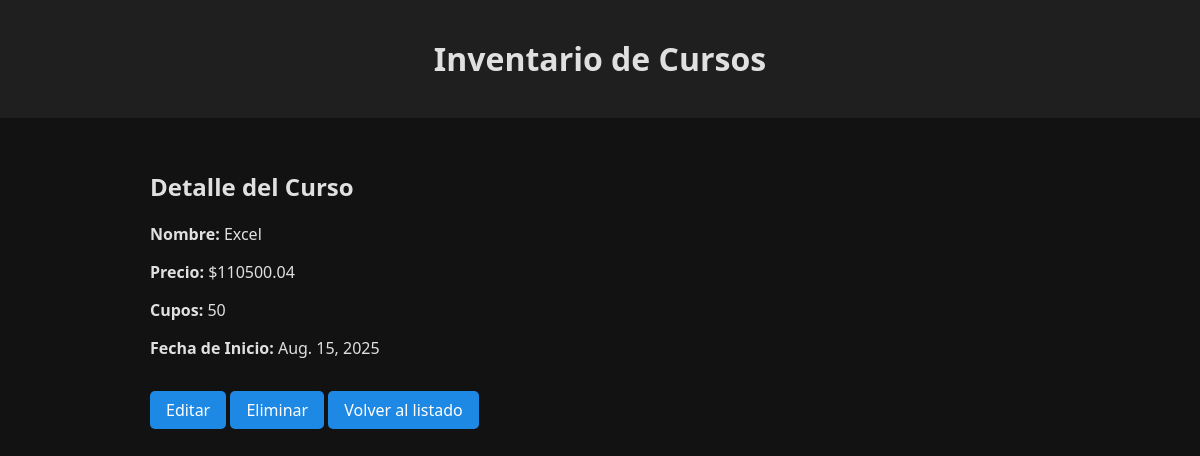
Screenshot of /items/6 with the database file from the repository.
### inventario/models.py (models this page shows, shortened)
class Curso(models.Model):
    nombre = models.CharField(max_length=50)
    cupos = models.IntegerField()
    precio = models.DecimalField(max_digits=11, decimal_places=2)
    fecha_inicio = models.DateField()

### inventario/views.py (the view)
# urls.py: path('items/<int:pk>', views.cursoDetalle, name='curso_detalle'),
def cursoDetalle(request, pk):
    curso = get_object_or_404(Curso, pk=pk)
    return render(request, 'cursos/detalle.html', {'curso': curso})

### inventario/templates/cursos/detalle.html
{% extends "base.html" %}
{% block content %}
<h2>Detalle del Curso</h2>
<p><strong>Nombre:</strong> {{ curso.nombre }}</p>
<p><strong>Precio:</strong> ${{ curso.precio }}</p>
<p><strong>Cupos:</strong> {{ curso.cupos }}</p>
<p><strong>Fecha de Inicio:</strong> {{ curso.fecha_inicio }}</p>
<a class="btn" href="{% url 'curso_editar' curso.pk %}">Editar</a>
<a class="btn" href="{% url 'curso_eliminar' curso.pk %}">Eliminar</a>
<a class="btn" href="{% url 'curso_listado' %}">Volver al listado</a>
{% endblock %}

### inventario/templates/base.html (style rules this page uses)
body { background-color: #121212; color: #e0e0e0; font-family: 'Segoe UI', sans-serif; margin: 0; padding: 0; }
.btn { display: inline-block; background-color: #1e88e5; color: white; padding: 0.5rem 1rem; border-radius: 5px; text-decoration: none; margin-top: 1rem; }

### rows the page displays
Curso: nombre "Excel", precio "110500.04", cupos "50", fecha_inicio "Aug. 15, 2025"
